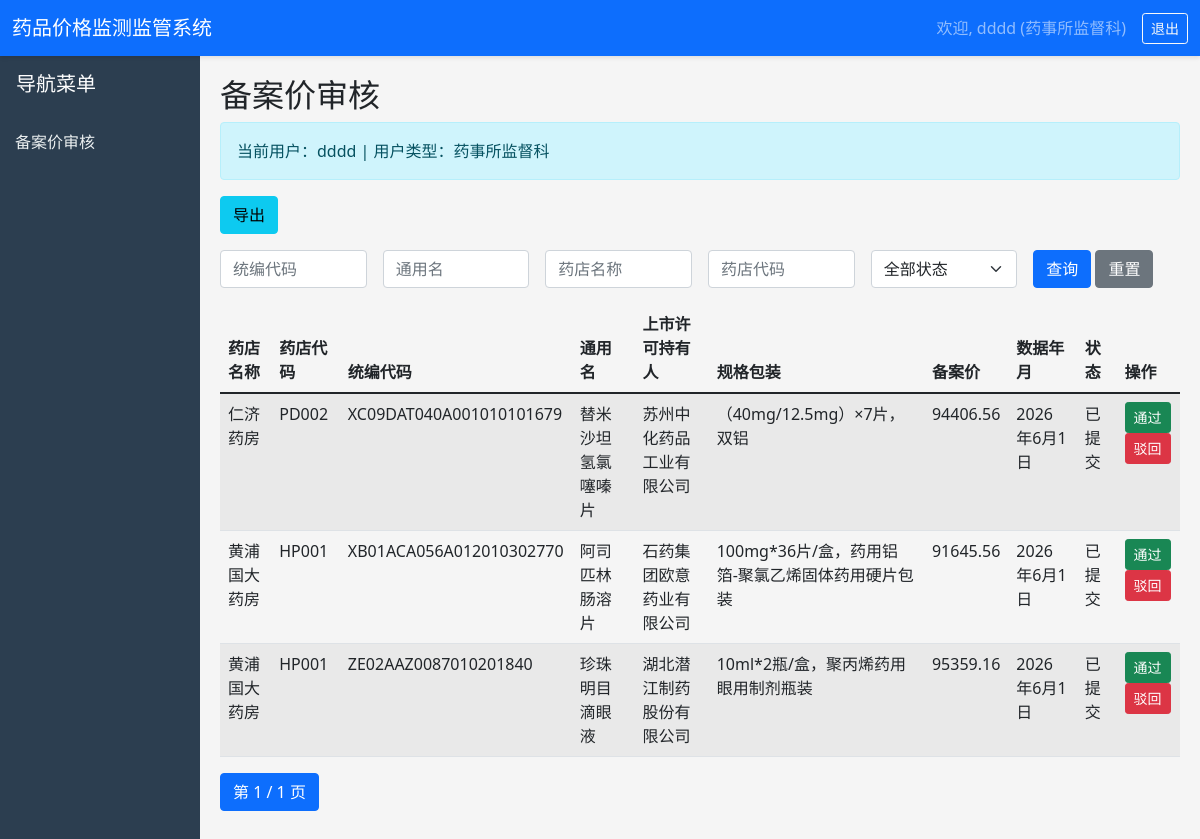
/district/pharmacy-records/ (signed in), run on the app's committed database.
### core/models.py (models this page shows, shortened)
class User(AbstractUser):
    USER_TYPE_CHOICES = [
        ('admin', '系统管理员'),
        ('supervisor', '药事所监督科'),
        ('drug_section', '药事所药品科'),
        ('pharmacy', '药店'),
        ('company', '药企'),
        ('district', '区县医保局'),
    ]
    user_type = models.CharField(max_length=20, choices=USER_TYPE_CHOICES, verbose_name='用户类型')
    phone = models.CharField(max_length=20, blank=True, verbose_name='联系电话')
    department = models.ForeignKey('Department', on_delete=models.SET_NULL, null=True, blank=True, related_name='users')
    organization = models.CharField(max_length=200, blank=True, verbose_name='所属机构')
    medical_insurance_code = models.CharField(max_length=50, blank=True, verbose_name='医保编码')
    class Meta:
        verbose_name = '用户'
        verbose_name_plural = '用户'

class PharmacyRecord(models.Model):
    pharmacy = models.ForeignKey(Pharmacy, on_delete=models.CASCADE, related_name='records')
    drug = models.ForeignKey(Drug, on_delete=models.CASCADE, related_name='pharmacy_records')
    record_price = models.DecimalField(max_digits=12, decimal_places=2, verbose_name='备案价')
    record_date = models.DateField(verbose_name='数据年月')
    status = models.CharField(max_length=20, choices=DrugRecordStatus.choices, default=DrugRecordStatus.SUBMITTED, verbose_name='状态')
    created_at = models.DateTimeField(auto_now_add=True)
    updated_at = models.DateTimeField(auto_now=True)
    class Meta:
        verbose_name = '药店备案价'
        verbose_name_plural = '药店备案价'

class Pharmacy(models.Model):
    pharmacy_code = models.CharField(max_length=50, unique=True, verbose_name='药店编码')
    pharmacy_name = models.CharField(max_length=200, verbose_name='药店名称')
    medical_insurance_code = models.CharField(max_length=50, verbose_name='医保编码')
    district = models.CharField(max_length=50, verbose_name='区县')
    district_fk = models.ForeignKey('District', on_delete=models.SET_NULL, null=True, blank=True, related_name='pharmacies', verbose_name='所属区县')
    address = models.CharField(max_length=300, blank=True, verbose_name='地址')
    phone = models.CharField(max_length=20, blank=True, verbose_name='电话')
    created_at = models.DateTimeField(auto_now_add=True)
    class Meta:
        verbose_name = '药店'
        verbose_name_plural = '药店'

class Drug(models.Model):
    code = models.CharField(max_length=50, unique=True, verbose_name='统编代码')
    drug_category = models.CharField(max_length=50, choices=DrugCategory.choices, verbose_name='药品分类')
    generic_name = models.CharField(max_length=200, verbose_name='通用名')
    catalog_dosage_form = models.CharField(max_length=100, blank=True, verbose_name='目录剂型')
    description_dosage_form = models.CharField(max_length=100, blank=True, verbose_name='表述剂型')
    spec_package = models.CharField(max_length=500, blank=True, verbose_name='规格包装')
    content = models.CharField(max_length=50, blank=True, verbose_name='含量')
    content_unit = models.CharField(max_length=20, blank=True, verbose_name='含量单位')
    volume = models.CharField(max_length=50, blank=True, verbose_name='装量')
    volume_unit = models.CharField(max_length=20, blank=True, verbose_name='装量单位')
    quantity = models.CharField(max_length=50, blank=True, verbose_name='计价数量')
    quantity_unit = models.CharField(max_length=20, blank=True, verbose_name='计价数量单位')
    package_quantity = models.CharField(max_length=50, blank=True, verbose_name='包装数量')
    usage_days = models.CharField(max_length=50, blank=True, verbose_name='服用天数')
    standard_holder = models.CharField(max_length=200, blank=True, verbose_name='标化持有人')
    catalog_holder = models.CharField(max_length=300, blank=True, verbose_name='目录序号&标化持有人')
    catalog_name = models.CharField(max_length=200, blank=True, verbose_name='医保目录名')
    special_note = models.CharField(max_length=200, blank=True, verbose_name='特殊标注')
    network_price = models.DecimalField(max_digits=12, decimal_places=2, default=0, verbose_name='挂网价')
    anchor_price = models.DecimalField(max_digits=12, decimal_places=2, default=0, verbose_name='锚点价格')
    is_standard = models.BooleanField(default=False, verbose_name='是否标准品')
    standard_mark = models.CharField(max_length=100, blank=True, verbose_name='标准品标记')
    standard_price = models.DecimalField(max_digits=12, decimal_places=2, default=0, verbose_name='差比价')
    price_diff = models.DecimalField(max_digits=12, decimal_places=2, default=0, verbose_name='价差对比')
    unit_value = models.DecimalField(max_digits=20, decimal_places=6, default=0, verbose_name='单体差比值')
    class Meta:
        verbose_name = '药品'
        verbose_name_plural = '药品'

### core/views.py (the view)
# urls.py: path('district/pharmacy-records/', v.district_pharmacy_record_list, name='district_pharmacy_record_list'),
@login_required
def district_pharmacy_record_list(request):
    if request.user.user_type == 'district':
        district_name = request.user.organization
    else:
        district_name = request.GET.get('district', '')
    records = PharmacyRecord.objects.all().select_related('drug', 'pharmacy').order_by('id')
    if district_name:
        records = records.filter(pharmacy__district__icontains=district_name)
    drug_code = request.GET.get('drug_code')
    generic_name = request.GET.get('generic_name')
    pharmacy_name = request.GET.get('pharmacy_name')
    pharmacy_code = request.GET.get('pharmacy_code')
    status = request.GET.get('status')
    if drug_code:
        records = records.filter(drug__code__icontains=drug_code)
    if generic_name:
        records = records.filter(drug__generic_name__icontains=generic_name)
    if pharmacy_name:
        records = records.filter(pharmacy__pharmacy_name__icontains=pharmacy_name)
    if pharmacy_code:
        records = records.filter(pharmacy__pharmacy_code__icontains=pharmacy_code)
    if status:
        records = records.filter(status=status)
    else:
        records = records.filter(status=DrugRecordStatus.SUBMITTED)
    paginator = Paginator(records, 20)
    page_number = request.GET.get('page')
    page_obj = paginator.get_page(page_number)
    return render(request, 'core/quxian/record_review.html', {'page_obj': page_obj})

### templates/core/quxian/record_review.html (shortened to what this page needs)
{% extends 'core/base.html' %}
{% block sidebar %}
<div class="p-3"><h5>导航菜单</h5></div>
<a href="{% url 'district_pharmacy_record_list' %}">备案价审核</a>
{% endblock %}
{% block content %}
<h2>备案价审核</h2>
<div class="alert alert-info">
    当前用户：{{ user.username }} | 用户类型：{{ user.get_user_type_display }}
</div>
<a href="{% url 'district_pharmacy_record_export' %}" class="btn btn-info mb-3">导出</a>
<form method="get" class="row g-3 mb-3">
    <div class="col-md-2">
        <input type="text" name="drug_code" class="form-control" placeholder="统编代码" value="{{ request.GET.drug_code|default:'' }}">
    </div>
    <div class="col-md-2">
        <input type="text" name="generic_name" class="form-control" placeholder="通用名" value="{{ request.GET.generic_name|default:'' }}">
    </div>
    <div class="col-md-2">
        <input type="text" name="pharmacy_name" class="form-control" placeholder="药店名称" value="{{ request.GET.pharmacy_name|default:'' }}">
    </div>
    <div class="col-md-2">
        <input type="text" name="pharmacy_code" class="form-control" placeholder="药店代码" value="{{ request.GET.pharmacy_code|default:'' }}">
    </div>
    <div class="col-md-2">
        <select name="status" class="form-select">
            <option value="">全部状态</option>
        </select>
    </div>
    <div class="col-md-2">
        <button type="submit" class="btn btn-primary">查询</button>
        <a href="{% url 'district_pharmacy_record_list' %}" class="btn btn-secondary">重置</a>
    </div>
</form>
<table class="table table-striped">
    <thead>
        <tr>
            <th>药店名称</th>
            <th>药店代码</th>
            <th>统编代码</th>
            <th>通用名</th>
            <th>上市许可持有人</th>
            <th>规格包装</th>
            <th>备案价</th>
            <th>数据年月</th>
            <th>状态</th>
            <th>操作</th>
        </tr>
    </thead>
    <tbody>
        {% for record in page_obj %}
        <tr>
            <td>{{ record.pharmacy.pharmacy_name }}</td>
            <td>{{ record.pharmacy.pharmacy_code }}</td>
            <td>{{ record.drug.code }}</td>
            <td>{{ record.drug.generic_name }}</td>
            <td>{{ record.drug.standard_holder|default:'-' }}</td>
            <td>{{ record.drug.spec_package|default:'-' }}</td>
            <td>{{ record.record_price }}</td>
            <td>{{ record.record_date }}</td>
            <td>{{ record.get_status_display }}</td>
            <td>
                {% if record.status == '已提交' %}
                <form method="post" action="{% url 'district_pharmacy_record_review' record.pk %}" style="display:inline;">
                    <button type="submit" class="btn btn-sm btn-success">通过</button>
                </form>
                <form method="post" action="{% url 'district_pharmacy_record_review' record.pk %}" style="display:inline;">
                    <button type="submit" class="btn btn-sm btn-danger">驳回</button>
                </form>
                {% endif %}
            </td>
        </tr>
        {% empty %}
        <tr><td colspan="10" class="text-center">暂无数据</td></tr>
        {% endfor %}
    </tbody>
</table>
<nav>
    <ul class="pagination">
        <li class="page-item active"><span class="page-link">第 {{ page_obj.number }} / {{ page_obj.paginator.num_pages }} 页</span></li>
    </ul>
</nav>
{% endblock %}

### templates/core/base.html (shortened to what this page needs)
<!DOCTYPE html>
<html lang="zh-CN">
<head>
    <link href="https://cdn.jsdelivr.net/npm/bootstrap@5.1.3/dist/css/bootstrap.min.css" rel="stylesheet">
</head>
<body>
    {% if user.is_authenticated %}
    <nav class="navbar navbar-expand-lg navbar-dark bg-primary">
        <div class="container-fluid">
            <a class="navbar-brand" href="{% url 'dashboard' %}">药品价格监测监管系统</a>
            <div class="collapse navbar-collapse">
                <span class="navbar-text me-3">
                    欢迎, {{ user.username }} ({{ user.get_user_type_display }})
                </span>
                <a href="{% url 'logout' %}" class="btn btn-sm btn-outline-light">退出</a>
            </div>
        </div>
    </nav>
    <div class="container-fluid">
        <div class="row">
            <div class="col-md-2 sidebar p-0">
                {% block sidebar %}{% endblock %}
            </div>
            <div class="col-md-10 content">
                {% block content %}{% endblock %}
            </div>
        </div>
    </div>
    {% else %}
    {% block login_content %}{% endblock %}
    {% endif %}
</body>
</html>

### templates/core/base.html (style rules this page uses)
body { background-color: #f5f5f5; }
.sidebar { min-height: 100vh; background: #2c3e50; color: white; }
.sidebar a { color: #ecf0f1; text-decoration: none; padding: 10px 15px; display: block; }
.content { padding: 20px; }
.navbar { box-shadow: 0 2px 4px rgba(0,0,0,0.1); }

### data on the page
User: username "dddd", user_type "药事所监督科"
PharmacyRecord: pharmacy.pharmacy_name "仁济药房", pharmacy.pharmacy_code "PD002", drug.code "XC09DAT040A001010101679", drug.generic_name "替米沙坦氢氯噻嗪片", drug.standard_holder "苏州中化药品工业有限公司", drug.spec_package "（40mg/12.5mg）×7片，双铝", record_price "94406.56", record_date "2026年6月1日", status "已提交", shows "通过"
PharmacyRecord: pharmacy.pharmacy_name "黄浦国大药房", pharmacy.pharmacy_code "HP001", drug.code "XB01ACA056A012010302770", drug.generic_name "阿司匹林肠溶片", drug.standard_holder "石药集团欧意药业有限公司", drug.spec_package "100mg*36片/盒，药用铝箔-聚氯乙烯固体药用硬片包装", record_price "91645.56", record_date "2026年6月1日", status "已提交", shows "通过"
PharmacyRecord: pharmacy.pharmacy_name "黄浦国大药房", pharmacy.pharmacy_code "HP001", drug.code "ZE02AAZ0087010201840", drug.generic_name "珍珠明目滴眼液", drug.standard_holder "湖北潜江制药股份有限公司", drug.spec_package "10ml*2瓶/盒，聚丙烯药用眼用制剂瓶装", record_price "95359.16", record_date "2026年6月1日", status "已提交", shows "通过"

### other printed values
{{ page_obj.number }} "1"
{{ page_obj.paginator.num_pages }} "1"
